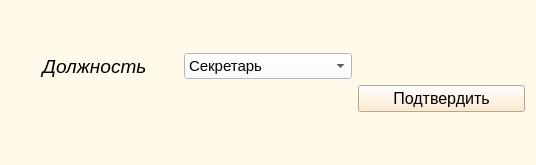
<?xml version="1.0" encoding="UTF-8"?>
<ui version="4.0">
 <class>addemployee</class>
 <widget class="QWidget" name="addemployee">
  <property name="geometry">
   <rect>
    <x>0</x>
    <y>0</y>
    <width>536</width>
    <height>165</height>
   </rect>
  </property>
  <property name="windowTitle">
   <string>Form</string>
  </property>
  <property name="styleSheet">
   <string notr="true">background-color:rgb(255, 250, 234);</string>
  </property>
  <layout class="QGridLayout" name="gridLayout_2">
   <item row="0" column="0">
    <layout class="QGridLayout" name="gridLayout">
     <item row="0" column="0">
      <widget class="QLabel" name="label">
       <property name="font">
        <font>
         <pointsize>14</pointsize>
         <italic>true</italic>
        </font>
       </property>
       <property name="text">
        <string>Должность</string>
       </property>
       <property name="alignment">
        <set>Qt::AlignCenter</set>
       </property>
      </widget>
     </item>
     <item row="0" column="1">
      <widget class="QComboBox" name="comboBox">
       <property name="font">
        <font>
         <pointsize>11</pointsize>
        </font>
       </property>
       <property name="styleSheet">
        <string notr="true">background-color: rgb(255, 255, 255);</string>
       </property>
       <item>
        <property name="text">
         <string>Секретарь</string>
        </property>
       </item>
       <item>
        <property name="text">
         <string>Лаборант</string>
        </property>
       </item>
       <item>
        <property name="text">
         <string>Программист</string>
        </property>
       </item>
       <item>
        <property name="text">
         <string>Библиотекарь</string>
        </property>
       </item>
       <item>
        <property name="text">
         <string>Тьютор</string>
        </property>
       </item>
      </widget>
     </item>
     <item row="0" column="2">
      <spacer name="horizontalSpacer">
       <property name="orientation">
        <enum>Qt::Horizontal</enum>
       </property>
       <property name="sizeType">
        <enum>QSizePolicy::Minimum</enum>
       </property>
       <property name="sizeHint" stdset="0">
        <size>
         <width>40</width>
         <height>20</height>
        </size>
       </property>
      </spacer>
     </item>
     <item row="1" column="2">
      <widget class="QPushButton" name="pushButton">
       <property name="font">
        <font>
         <pointsize>12</pointsize>
        </font>
       </property>
       <property name="styleSheet">
        <string notr="true">background-color: rgb(255, 230, 194);</string>
       </property>
       <property name="text">
        <string>Подтвердить</string>
       </property>
      </widget>
     </item>
    </layout>
   </item>
  </layout>
 </widget>
 <resources/>
 <connections/>
</ui>
